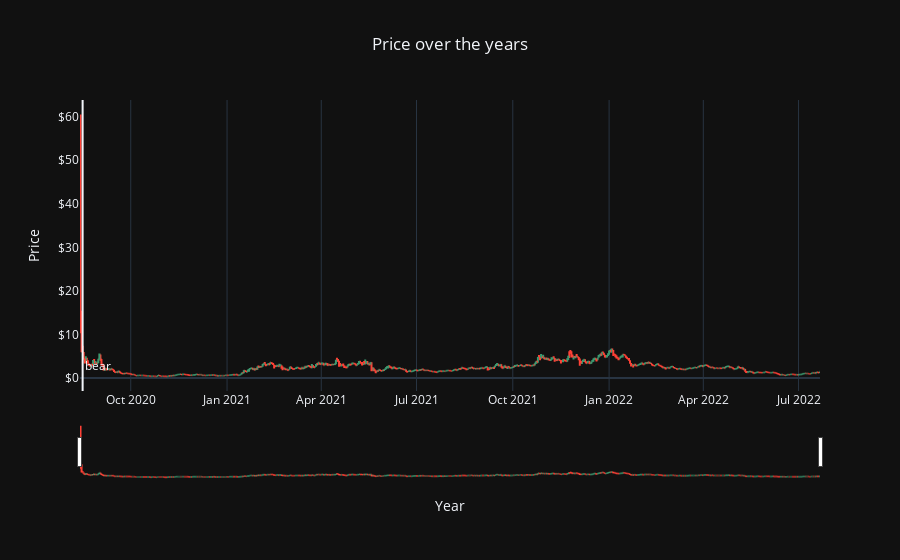

Write notebook code for a chart like this one.
### Code cell
raw_data=pd.read_csv('Curve.csv')
def date_format(df):
    if isinstance(df, pd.DataFrame):
        if 'Date' in df.columns:
            df.Date = pd.to_datetime(df.Date)
            df[['Year','Month','Day']] = df.Date.apply(lambda x: pd.Series(x.strftime("%Y-%m-%d").split("-")))
    else:
        print("Invalid entry, please use a data frame with a Date column.")
    return df

data=date_format(raw_data)
data['Close']=data['Close'].astype(float)
data['Open']=data['Open'].astype(float)
data['High']=data['High'].astype(float)
data['Low']=data['Low'].astype(float)
data['Year']=data['Year'].astype(int)
data['Month']=data['Month'].astype(int)
data['Day']=data['Day'].astype(int)

fig = go.Figure(data=go.Ohlc(x=data['Date'],
                open=data['Open'],
                high=data['High'],
                low=data['Low'],
                close=data['Close']))

fig.update_layout(template='plotly_dark',
    title='Price over the years',
    xaxis_title="Year",
    yaxis_title='Price',title_x=0.5,
    shapes = [dict(x0='2020-08-16', x1='2020-08-16', y0=0, y1=1, xref='x', yref='paper',line_width=2)],
    annotations=[dict(x='2020-08-16', y=0.05, xref='x', yref='paper',showarrow=False, xanchor='left', text='bear')]
)

fig.update_yaxes( # the y-axis is in dollars
    tickprefix="$", showgrid=False
)

fig.update_xaxes(
     showgrid=True
)

fig.show()

### Figure 1 — Plotly figure (JSON) as saved in the notebook; plotly's stock layout.template omitted (floating-point values rounded to 4 significant figures; data arrays with more than 128 entries replaced by an {"elided": "..."} marker saying what was removed)
{"data": [{"close": {"elided": "707 float values"}, "high": {"elided": "707 float values"}, "low": {"elided": "707 float values"}, "open": {"elided": "707 float values"}, "type": "ohlc", "x": {"elided": "707 str values"}}], "layout": {"annotations": [{"showarrow": false, "text": "bear", "x": "2020-08-16", "xanchor": "left", "xref": "x", "y": 0.05, "yref": "paper"}], "shapes": [{"line": {"width": 2}, "x0": "2020-08-16", "x1": "2020-08-16", "xref": "x", "y0": 0, "y1": 1, "yref": "paper"}], "title": {"text": "Price over the years", "x": 0.5}, "xaxis": {"showgrid": true, "title": {"text": "Year"}}, "yaxis": {"showgrid": false, "tickprefix": "$", "title": {"text": "Price"}}}}
